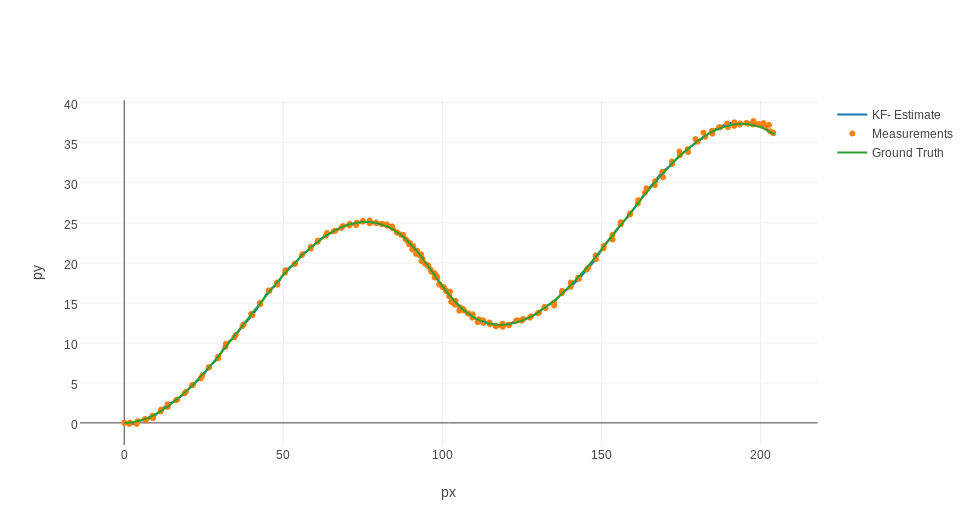
#> input picture CarND-Extended-Kalman-Filter-Project/2.png, 971 x 525 px, given in place of test2.jpg, which was not available
$ jupyter execute --allow-errors pipeline.ipynb   (shell and % lines are left out)   (older library calls are emulated)   (text cells are left out)
#> lines starting #> are read from the running program, lines starting #| are printed output that depends on the picture; after the words box and inside, x2 and y2 are one past the last pixel; in counts of white or black regions, pixels touching at a corner belong together; pictures that were not available may be replaced by others from this repository, and a replacement may not be noted
[cell 1]
import numpy as np
import cv2
import glob
import matplotlib.pyplot as plt

[cell 2]
# Set the number of the chessboard corners
nx = 9
ny = 6

[cell 3]
# Prepare object points, like (0,0,0), (1,0,0), (2,0,0) ....,(6,5,0)
objp = np.zeros((ny*nx,3), np.float32)
objp[:,:2] = np.mgrid[0:nx,0:ny].T.reshape(-1,2)

[cell 4]
# Initialize arrays to store object points and image points from all the images.
objpoints = [] # 3d points in real world space
imgpoints = [] # 2d points in image plane.

[cell 5]
# Make a list of calibration images
images = glob.glob('./camera_cal/calibration*.jpg')

[cell 6]
# Step through the list and search for chessboard corners
for fname in images:
    img = cv2.imread(fname)
    if img.dtype != 'uint8':
        img = np.uint8(img*255)
    gray = cv2.cvtColor(img,cv2.COLOR_BGR2GRAY)

    # Find the chessboard corners
    ret, corners = cv2.findChessboardCorners(gray, (9,6),None)

    # If found, add object points, image points
    if ret == True:
        objpoints.append(objp)
        imgpoints.append(corners)

        # Draw and display the corners
        img = cv2.drawChessboardCorners(img, (9,6), corners, ret)
        cv2.imshow('img',img)
        cv2.waitKey(200)

cv2.destroyAllWindows()

#> (a cell that did not finish here is left out)

[cell 8]
def img_undistort(img, mtx, dist):
    '''
    img: the raw image
    mtx: the camara matrix
    dist: the camara distortion coefficients
    '''
    if img.dtype != 'uint8':
        img = np.uint8(img*255)
    h, w = img.shape[:2]
    # Refine the camera matrix based on a free scaling parameter using cv2.getOptimalNewCameraMatrix()
    newcameramtx, roi=cv2.getOptimalNewCameraMatrix(mtx,dist,(w,h),1,(w,h))
    # undistort
    undist = cv2.undistort(img, mtx, dist, None, newcameramtx)

    return undist, roi

#> (a cell that did not finish here is left out)

#> (a cell that did not finish here is left out)

#> (a cell that did not finish here is left out)

[cell 12]
def img_unwarp(undist, M, size):
    '''
    undist: undistorted image
    M: the transform matrix
    size: the size of the unwarped image
    '''
    if undist.dtype != 'uint8':
        undist = np.uint8(img*255)
    unwarped = cv2.warpPerspective(undist, M, size, flags=cv2.INTER_LINEAR)

    return unwarped

#> (a cell that did not finish here is left out)

[cell 14]
def SV_gray(img):
    '''convert BGR to HSV and merge the SV channels'''
    if img.dtype != 'uint8':
        img = np.uint8(img*255)
    hsv_img = cv2.cvtColor(img, cv2.COLOR_BGR2HSV)
    s_channel = np.float64(hsv_img[:,:,1])
    v_channel = np.float64(hsv_img[:,:,2])
    gray = np.uint8((0.2*s_channel+v_channel)/1.2)
    return gray

[cell 15]
# Define a function that takes an image, gradient orientation,
# and threshold min / max values.
def abs_sobel_thresh(img, orient='x', sobel_kernel=3, abs_thresh=(0, 255)):
    if img.dtype != 'uint8':
        img = np.uint8(img*255)
    # Convert to grayscale
    gray = SV_gray(img)
    # Apply x or y gradient with the OpenCV Sobel() function
    # and take the absolute value
    if orient == 'x':
        abs_sobel = np.absolute(cv2.Sobel(gray, cv2.CV_64F, 1, 0, ksize=sobel_kernel))
    if orient == 'y':
        abs_sobel = np.absolute(cv2.Sobel(gray, cv2.CV_64F, 0, 1, ksize=sobel_kernel))
    # Rescale back to 8 bit integer
    scaled_sobel = np.uint8(255*abs_sobel/np.max(abs_sobel))
    # Create a copy and apply the threshold
    binary_output = np.uint8(np.zeros_like(scaled_sobel))
    # Here I'm using inclusive (>=, <=) thresholds, but exclusive is ok too
    binary_output[(scaled_sobel >= abs_thresh[0]) & (scaled_sobel <= abs_thresh[1])] = 255

    # Return the result
    return binary_output

[cell 16]
# Define a function to return the magnitude of the gradient
# for a given sobel kernel size and threshold values
def mag_thresh(img, sobel_kernel=3, mag_thresh=(0, 255)):
    if img.dtype != 'uint8':
        img = np.uint8(img*255)
    # Convert to grayscale
    gray = SV_gray(img)
    # Take both Sobel x and y gradients
    sobelx = cv2.Sobel(gray, cv2.CV_64F, 1, 0, ksize=sobel_kernel)
    sobely = cv2.Sobel(gray, cv2.CV_64F, 0, 1, ksize=sobel_kernel)
    # Calculate the gradient magnitude
    gradmag = np.sqrt(sobelx**2 + sobely**2)
    # Rescale to 8 bit
    scale_factor = np.max(gradmag)/255
    gradmag = (gradmag/scale_factor).astype(np.uint8)
    # Create a binary image of ones where threshold is met, zeros otherwise
    binary_output = np.uint8(np.zeros_like(gradmag))
    binary_output[(gradmag >= mag_thresh[0]) & (gradmag <= mag_thresh[1])] = 255

    # Return the binary image
    return binary_output

[cell 17]
# Define a function to threshold an image for a given range and Sobel kernel
def dir_threshold(img, sobel_kernel=3, dir_thresh=(0, np.pi/2)):
    if img.dtype != 'uint8':
        img = np.uint8(img*255)
    # Grayscale
    gray = SV_gray(img)
    # Calculate the x and y gradients
    sobelx = cv2.Sobel(gray, cv2.CV_64F, 1, 0, ksize=sobel_kernel)
    sobely = cv2.Sobel(gray, cv2.CV_64F, 0, 1, ksize=sobel_kernel)
    # Take the absolute value of the gradient direction,
    # apply a threshold, and create a binary image result
    absgraddir = np.arctan2(np.absolute(sobely), np.absolute(sobelx))
    binary_output =  np.uint8(np.zeros_like(absgraddir))
    binary_output[(absgraddir >= dir_thresh[0]) & (absgraddir <= dir_thresh[1])] = 255

    # Return the binary image
    return binary_output

[cell 18]
# Define a function that thresholds the S-channel of HLS
# Use exclusive lower bound (>) and inclusive upper (<=)
def hls_threshold(img, hls_thresh=(0, 255)):
    if img.dtype != 'uint8':
        img = np.uint8(img*255)
    # 1) Convert to HLS color space
    hls = cv2.cvtColor(img, cv2.COLOR_RGB2HLS)
    # 2) Apply a threshold to the S channel
    s_channel = hls[:,:,2]
    binary_output = np.uint8(np.zeros_like(s_channel))
    binary_output[(s_channel >= hls_thresh[0]) & (s_channel <= hls_thresh[1])] = 255
    # 3) Return a binary image of threshold result
    return binary_output

[cell 19]
def combine_threshold(img,
                      ksize=3,
                      x_thresh=(0, 255),
                      y_thresh=(0, 255),
                      m_thresh=(0, 255),
                      d_thresh=(0, np.pi/2),
                      s_thresh=(0, 255)):
    if img.dtype != 'uint8':
        img = np.uint8(img*255)
    # Apply each of the thresholding functions
    gradx = abs_sobel_thresh(img, orient='x', sobel_kernel=ksize, abs_thresh=x_thresh)
    grady = abs_sobel_thresh(img, orient='y', sobel_kernel=ksize, abs_thresh=y_thresh)
    mag_binary = mag_thresh(img, sobel_kernel=ksize, mag_thresh=m_thresh)
    dir_binary = dir_threshold(img, sobel_kernel=ksize, dir_thresh=d_thresh)
    hls_binary = hls_threshold(img, hls_thresh=s_thresh)
    # Combine each channel
    combined = np.zeros_like(dir_binary)
    combined[(gradx == 255) &
             (grady == 255) &
             (mag_binary == 255) &
             (dir_binary == 255) &
             (hls_binary == 255)] = 255

    # Return the binary image
    return combined

[cell 20]
import matplotlib.image as mpimg

[cell 21]
# Read in an image and grayscale it
image = mpimg.imread('./test_images/test2.jpg')
#> image is the input picture: shape (525, 971, 4) float32; mean R, G, B, A 0.992, 0.992, 0.988, 1

[cell 22]
# Filter the image
bin_img = combine_threshold(image,
                            ksize=3,
                            x_thresh=(0, 255),
                            y_thresh=(0, 255),
                            m_thresh=(40, 255),
                            d_thresh=(np.pi/20, np.pi/2-np.pi/20),
                            s_thresh=(10, 255))
#> in SV_gray, `hsv_img = cv2.cvtColor(img, cv2.COLOR_BGR2HSV)`: hsv_img: shape (525, 971, 3); mean H, S, V 1, 2, 253.5
#> in combine_threshold, `gradx = abs_sobel_thresh(img, orient='x', sobel_kernel=ksize, abs_thre..`: gradx: shape (525, 971); every value is 255
#> in mag_thresh, `sobelx = cv2.Sobel(gray, cv2.CV_64F, 1, 0, ksize=sobel_kernel)`:
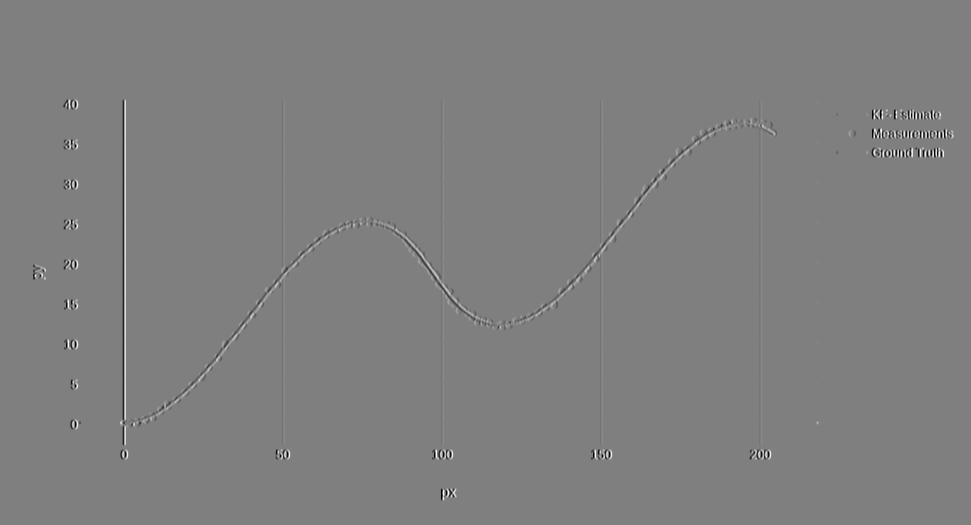
#> sobelx: shape (525, 971) float64; min -624, max 624, mean 0; drawn with min black and max white
#> in mag_thresh, `scale_factor = np.max(gradmag)/255`: scale_factor = 2.56
#> in combine_threshold, `mag_binary = mag_thresh(img, sobel_kernel=ksize, mag_thresh=m_thresh)`:
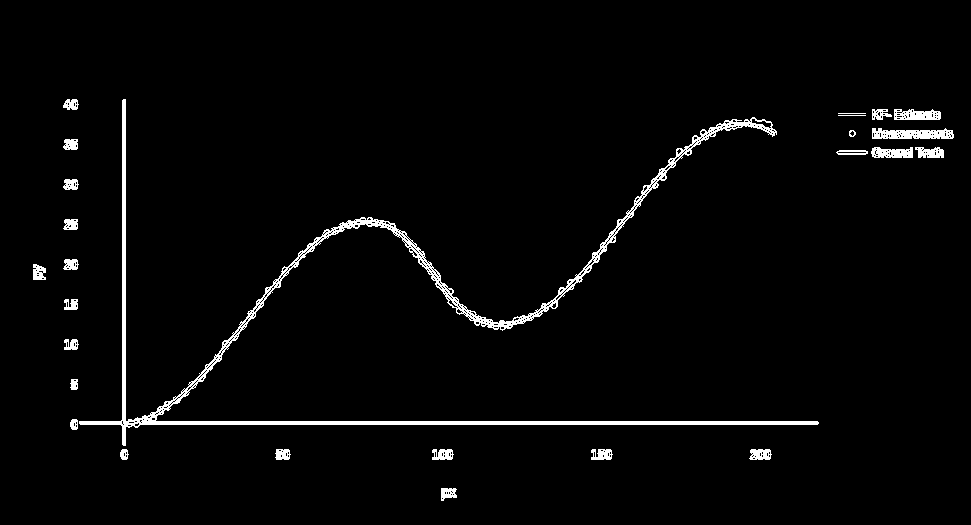
#> mag_binary: shape (525, 971); 2.6% white; 26 white regions, largest, box (x1, y1, x2, y2) and area: (79, 99, 819, 446) 9269, (872, 128, 954, 139) 680, (894, 109, 941, 120) 400
#> in combine_threshold, `dir_binary = dir_threshold(img, sobel_kernel=ksize, dir_thresh=d_thresh)`: dir_binary: shape (525, 971); 2.1% white; 158 white regions (126 under 20 px), largest, box (x1, y1, x2, y2) and area: (503, 118, 739, 331) 2517, (120, 216, 369, 428) 2469, (370, 216, 502, 331) 1569
#> in hls_threshold, `hls = cv2.cvtColor(img, cv2.COLOR_RGB2HLS)`: hls: shape (525, 971, 3); mean of channels 0, 1, 2 0.4, 252.6, 2.2
#> in combine_threshold, `hls_binary = hls_threshold(img, hls_thresh=s_thresh)`: hls_binary: shape (525, 971); 1.1% white; 4 white regions, box (x1, y1, x2, y2) and area: (121, 118, 776, 427) 5531, (837, 113, 868, 116) 93, (837, 151, 868, 154) 93, (849, 130, 856, 137) 37
#> bin_img: shape (525, 971); 0.74% white in thin lines or dots, all inside (x1, y1, x2, y2) = (121, 118, 868, 427)

# Plot the result
f, (ax1, ax2) = plt.subplots(1, 2, figsize=(24, 9))
f.tight_layout()

ax1.imshow(image)
ax1.set_title('Original Image', fontsize=40)

color_bin = np.dstack((bin_img, bin_img, bin_img))
ax2.imshow(color_bin)
ax2.set_title('Filtered Result', fontsize=40)
plt.subplots_adjust(left=0., right=1, top=0.9, bottom=0.)

[cell 23]
# Read in an image and grayscale it
image = mpimg.imread('./test_images/straight_lines2.jpg')
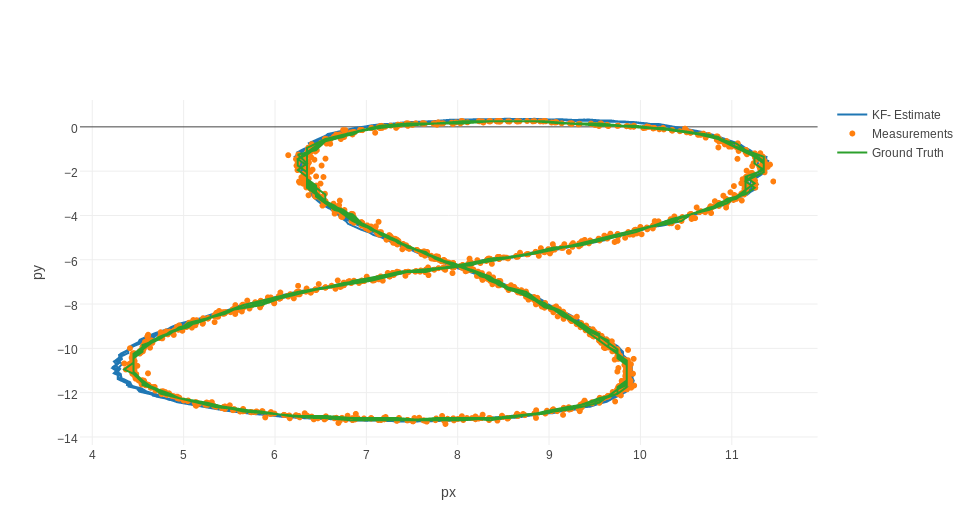
#> input picture CarND-Extended-Kalman-Filter-Project/1.png, 971 x 525 px, given in place of straight_lines2.jpg, which was not available
#> image is the input picture: shape (525, 971, 4) float32; mean R, G, B, A 0.98, 0.98, 0.965, 1
bin_img = combine_threshold(image,
                            ksize=3,
                            x_thresh=(0, 255),
                            y_thresh=(0, 255),
                            m_thresh=(40, 255),
                            d_thresh=(np.pi/20, np.pi/2-np.pi/20),
                            s_thresh=(10, 255))
#> call 2 of combine_threshold, with ksize = 3, x_thresh = (0, 255), y_thresh = (0, 255), m_thresh = (40, 255), d_thresh = (0.157, 1.41), s_thresh = (10, 255)
#> in SV_gray (call 5), `hsv_img = cv2.cvtColor(img, cv2.COLOR_BGR2HSV)`: hsv_img: shape (525, 971, 3); mean H, S, V 3.4, 7.8, 252
#> in SV_gray (call 5), `gray = np.uint8((0.2*s_channel+v_channel)/1.2)`:
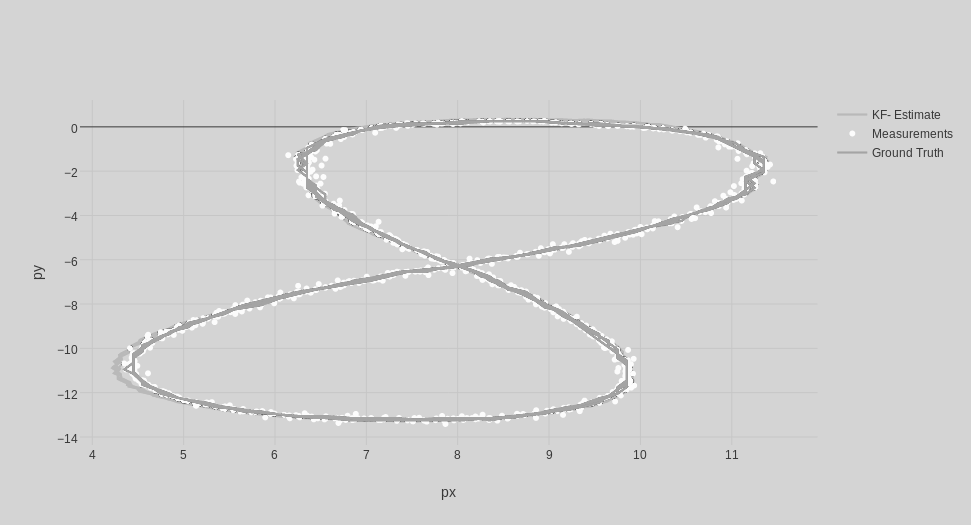
#> gray: shape (525, 971); min 56, max 253, mean 210.8
#> in combine_threshold (call 2), `mag_binary = mag_thresh(img, sobel_kernel=ksize, mag_thresh=m_thresh)`:
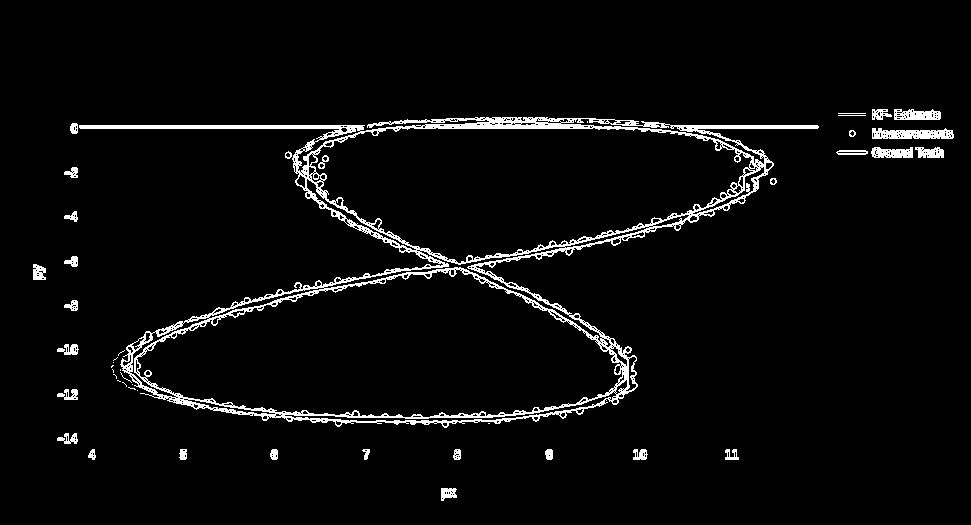
#> mag_binary: shape (525, 971); 4.1% white; 46 white regions (15 under 20 px), largest, box (x1, y1, x2, y2) and area: (79, 117, 819, 428) 16955, (872, 128, 954, 139) 680, (894, 109, 941, 120) 400
#> call 2 of dir_threshold, with sobel_kernel = 3, dir_thresh = (0.157, 1.41)
#> in dir_threshold (call 2), `absgraddir = np.arctan2(np.absolute(sobely), np.absolute(sobelx))`:
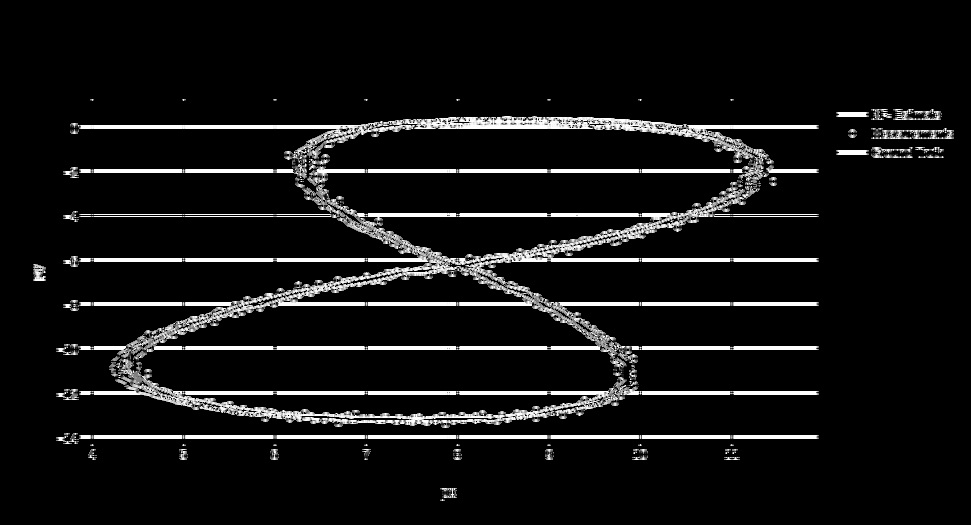
#> absgraddir: shape (525, 971) float64; min 0, max 1.57, mean 0.119; drawn with min black and max white
#> in combine_threshold (call 2), `dir_binary = dir_threshold(img, sobel_kernel=ksize, dir_thresh=d_thresh)`:
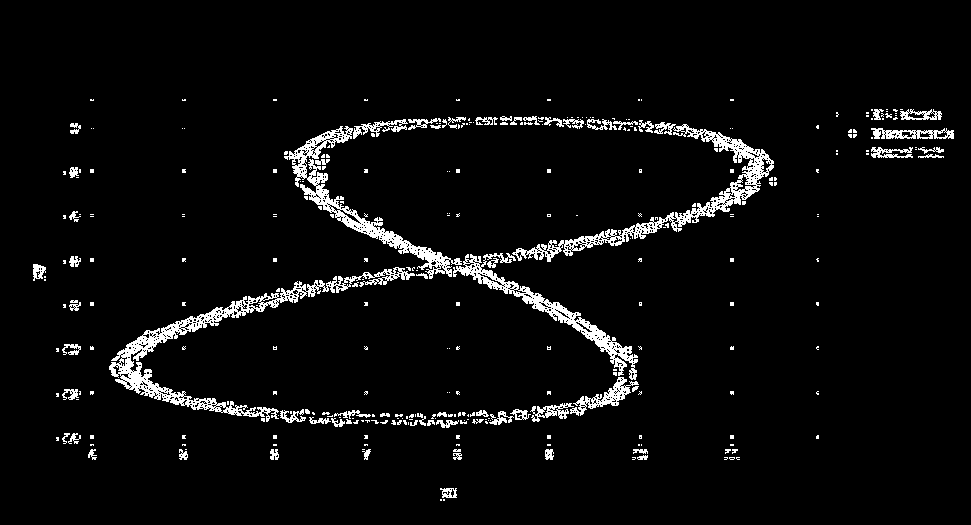
#> dir_binary: shape (525, 971); 4.6% white in thin lines or dots, all inside (x1, y1, x2, y2) = (33, 99, 954, 501)
#> in hls_threshold (call 2), `hls = cv2.cvtColor(img, cv2.COLOR_RGB2HLS)`: hls: shape (525, 971, 3); mean of channels 0, 1, 2 1.7, 248.8, 8.2
#> in combine_threshold (call 2), `hls_binary = hls_threshold(img, hls_thresh=s_thresh)`: hls_binary: shape (525, 971); 4.3% white; 11 white regions, largest, box (x1, y1, x2, y2) and area: (110, 117, 773, 427) 21302, (837, 113, 868, 116) 93, (837, 151, 868, 154) 93
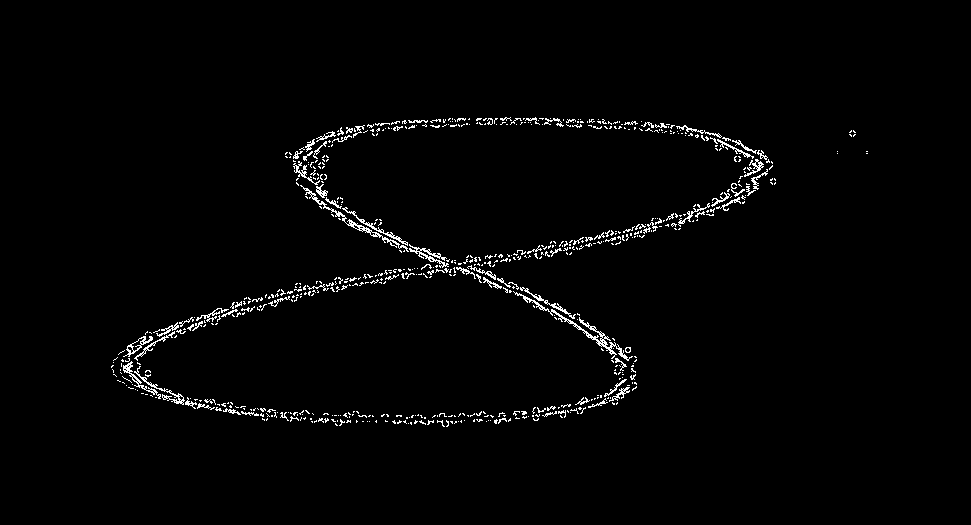
#> bin_img: shape (525, 971); 1.8% white in thin lines or dots, all inside (x1, y1, x2, y2) = (111, 117, 868, 427)
# Plot the result
f, (ax1, ax2) = plt.subplots(1, 2, figsize=(24, 9))
f.tight_layout()

ax1.imshow(image)
ax1.set_title('Original Image', fontsize=40)

ax2.imshow(np.dstack((bin_img, bin_img, bin_img)))
ax2.set_title('Filtered Result', fontsize=40)
plt.subplots_adjust(left=0., right=1, top=0.9, bottom=0.)
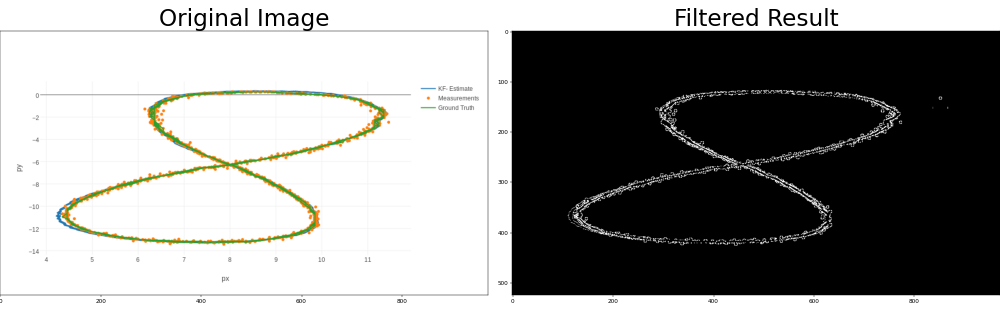
#> figure drawn by matplotlib, 2 panels

#> (a cell that did not finish here is left out)

[cell 25]
# define 4 source points src = np.float32([[,],[,],[,],[,]])
src = np.float32([[324,650], [1024,650], [712,450], [606,450]])
# define 4 destination points dst = np.float32([[,],[,],[,],[,]])
dst = np.float32([[color_bin.shape[1]/4,color_bin.shape[0]-1],
                  [color_bin.shape[1]*3/4,color_bin.shape[0]-1],
                  [color_bin.shape[1]*3/4,0],
                  [color_bin.shape[1]/4,0]])

[cell 26]
M = cv2.getPerspectiveTransform(src, dst)
